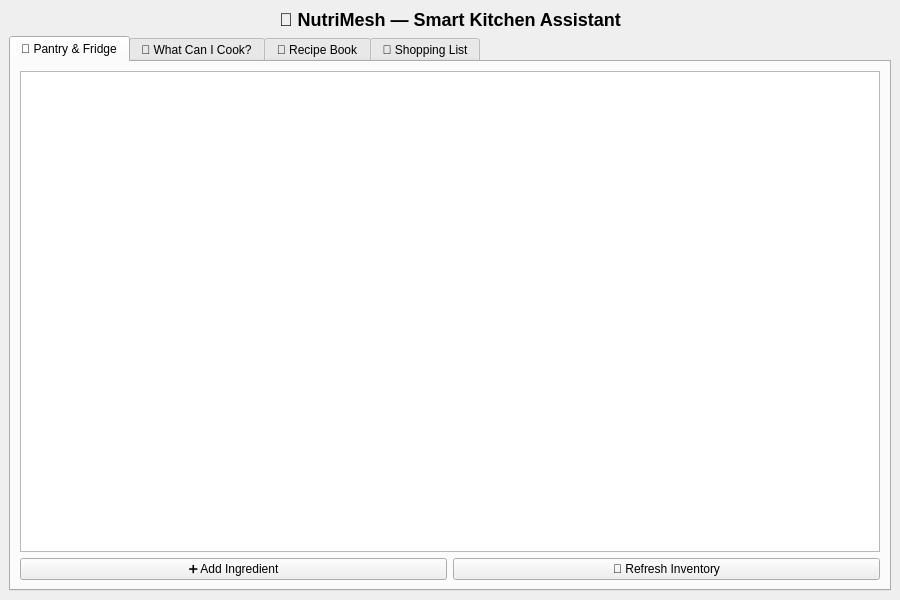
<?xml version="1.0" encoding="UTF-8"?>
<ui version="4.0">
    <class>MainWindow</class>
    <widget class="QMainWindow" name="MainWindow">
        <property name="geometry">
            <rect>
                <x>0</x>
                <y>0</y>
                <width>900</width>
                <height>600</height>
            </rect>
        </property>
        <property name="windowTitle">
            <string>NutriMesh - Smart Kitchen Assistant</string>
        </property>
        <widget class="QWidget" name="centralWidget">
            <layout class="QVBoxLayout" name="mainLayout">
                <item>
                    <widget class="QLabel" name="headerTitleLabel">
                        <property name="text">
                            <string>&lt;h2 style='margin:0; padding:2px 0;'&gt;🥗 NutriMesh — Smart Kitchen Assistant&lt;/h2&gt;</string>
                        </property>
                        <property name="alignment">
                            <set>Qt::AlignCenter</set>
                        </property>
                    </widget>
                </item>
                <item>
                    <widget class="QTabWidget" name="tabWidget">
                        <property name="currentIndex">
                            <number>0</number>
                        </property>

                        <!-- Pantry && Fridge -->
                        <widget class="QWidget" name="tabPantry">
                            <attribute name="title">
                                <string>🧊 Pantry &amp;&amp; Fridge</string>
                            </attribute>
                            <layout class="QVBoxLayout" name="pantryMainLayout">
                                <item>
                                    <widget class="QTableWidget" name="inventoryTable"/>
                                </item>
                                <item>
                                    <layout class="QHBoxLayout" name="bottomButtonsLayout">
                                        <item>
                                            <widget class="QPushButton" name="addIngredientButton">
                                                <property name="text">
                                                    <string>➕ Add Ingredient</string>
                                                </property>
                                            </widget>
                                        </item>
                                        <item>
                                            <widget class="QPushButton" name="refreshButton">
                                                <property name="text">
                                                    <string>🔄 Refresh Inventory</string>
                                                </property>
                                            </widget>
                                        </item>
                                    </layout>
                                </item>
                            </layout>
                        </widget>

                        <!-- What Can I Cook? -->
                        <widget class="QWidget" name="tabMatcher">
                            <attribute name="title">
                                <string>🍳 What Can I Cook?</string>
                            </attribute>
                            <layout class="QVBoxLayout" name="matcherMainLayout">
                                <item>
                                    <widget class="QPushButton" name="findRecipesButton">
                                        <property name="text">
                                            <string>🔍 Find Recipes I Can Cook Now</string>
                                        </property>
                                    </widget>
                                </item>
                                <item>
                                    <layout class="QHBoxLayout" name="matcherContentLayout">
                                        <item>
                                            <widget class="QListWidget" name="cookableRecipesListWidget"/>
                                        </item>
                                        <item>
                                            <widget class="QTextEdit" name="cookableRecipeDetailsTextEdit">
                                                <property name="readOnly">
                                                    <bool>true</bool>
                                                </property>
                                                <property name="placeholderText">
                                                    <string>Click 'Find Recipes' and select a recipe to view details...</string>
                                                </property>
                                            </widget>
                                        </item>
                                    </layout>
                                </item>
                            </layout>
                        </widget>

                        <!-- Recipe Book -->
                        <widget class="QWidget" name="tabRecipes">
                            <attribute name="title">
                                <string>📖 Recipe Book</string>
                            </attribute>
                            <layout class="QHBoxLayout" name="recipesMainLayout">
                                <item>
                                    <widget class="QListWidget" name="recipesListWidget"/>
                                </item>
                                <item>
                                    <widget class="QTextEdit" name="recipeDetailsTextEdit">
                                        <property name="readOnly">
                                            <bool>true</bool>
                                        </property>
                                        <property name="placeholderText">
                                            <string>Select a recipe from the list to view details...</string>
                                        </property>
                                    </widget>
                                </item>
                            </layout>
                        </widget>

                        <!-- Shopping List -->
                        <widget class="QWidget" name="tabShopping">
                            <attribute name="title">
                                <string>🛒 Shopping List</string>
                            </attribute>
                            <layout class="QVBoxLayout" name="shoppingMainLayout">
                                <item>
                                    <layout class="QHBoxLayout" name="shoppingControlsLayout">
                                        <item>
                                            <widget class="QLabel" name="shoppingRecipeLabel">
                                                <property name="text">
                                                    <string>Select Recipe:</string>
                                                </property>
                                            </widget>
                                        </item>
                                        <item>
                                            <widget class="QComboBox" name="shoppingRecipeComboBox"/>
                                        </item>
                                        <item>
                                            <widget class="QPushButton" name="generateShoppingListButton">
                                                <property name="text">
                                                    <string>⚡ Generate Missing Ingredients</string>
                                                </property>
                                            </widget>
                                        </item>
                                    </layout>
                                </item>
                                <item>
                                    <widget class="QTableWidget" name="shoppingTableWidget"/>
                                </item>
                            </layout>
                        </widget>

                    </widget>
                </item>
            </layout>
        </widget>
    </widget>
    <resources/>
    <connections/>
</ui>
